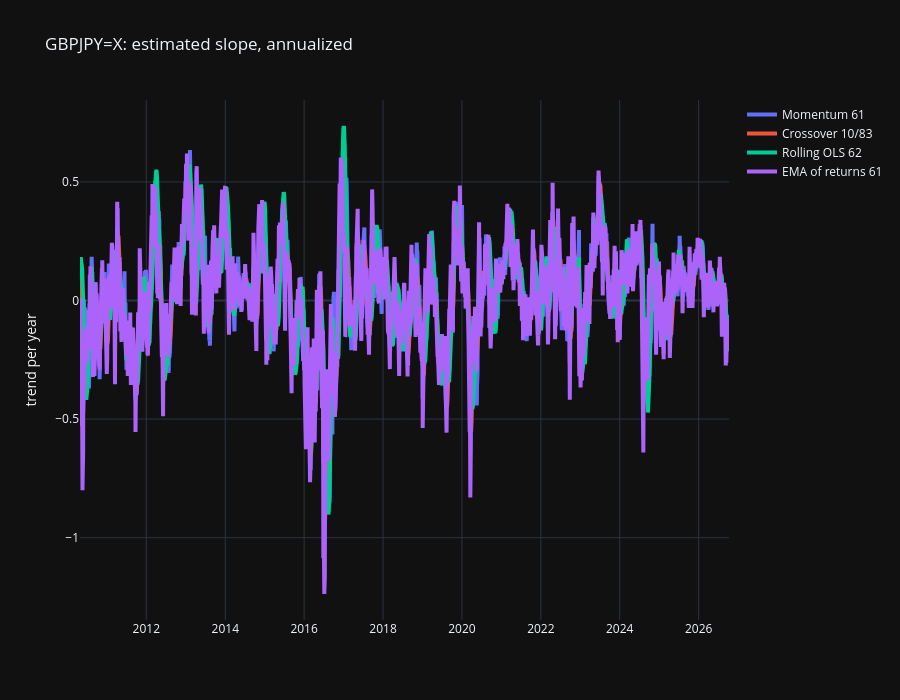

Source (notebook cell):
### Markdown cell above
- **Momentum**: flat weights, then a hard cut. The oldest return counts as much as the newest, then disappears at once.
- **Crossover**: triangle, as shown in Bruder et al.
- **Rolling OLS**: parabola, still with a finite window.
- **EMA**: highest weight on the latest return, smooth exponential decay, no cut.

All weights sum to 1: on a perfectly linear trend every filter returns the true slope. At the same lag the noise levels are similar: no filter escapes the trade-off.

### Code cell
slopes = pd.DataFrame({name: f(y) * BARS_PER_YEAR for name, f in classic.items()}).dropna()
plot_lines({c: slopes[c] for c in slopes}, f"{TICKER}: estimated slope, annualized", ytitle="trend per year")
print("Correlation between slope estimates:")
slopes.corr().round(3)

### Figure 1 — Plotly figure (JSON) as saved in the notebook; plotly's stock layout.template omitted (floating-point values rounded to 4 significant figures; data arrays with more than 128 entries replaced by an {"elided": "..."} marker saying what was removed)
{"data": [{"line": {"width": 4}, "name": "Momentum 61", "type": "scatter", "x": {"elided": "4285 str values"}, "y": {"elided": "4285 float values"}}, {"line": {"width": 4}, "name": "Crossover 10/83", "type": "scatter", "x": {"elided": "4285 str values"}, "y": {"elided": "4285 float values"}}, {"line": {"width": 4}, "name": "Rolling OLS 62", "type": "scatter", "x": {"elided": "4285 str values"}, "y": {"elided": "4285 float values"}}, {"line": {"width": 4}, "name": "EMA of returns 61", "type": "scatter", "x": {"elided": "4285 str values"}, "y": {"elided": "4285 float values"}}], "layout": {"height": 700, "hovermode": "x unified", "title": {"text": "GBPJPY=X: estimated slope, annualized"}, "xaxis": {"title": {}}, "yaxis": {"title": {"text": "trend per year"}}}}
